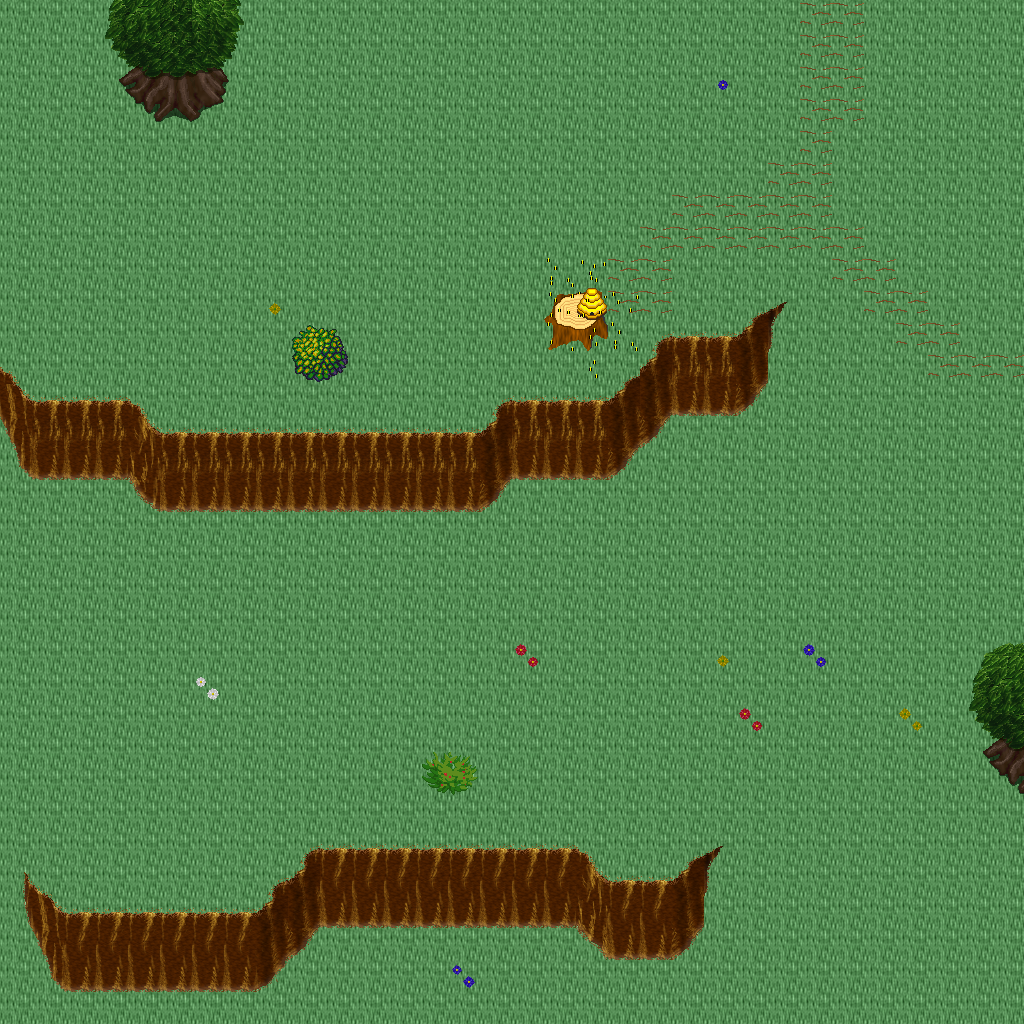

A level layout from a 2D game, rendered from its tile map. Below: a short description, then the map file with tile-grid data replaced by summaries:
An orthogonal 32x32 tile map with 32x32 px tiles, 5 tile layers (Ground, Objects, Objects2, Above, ...), 1 hidden layer not drawn, 39 tilesets.

<map version="1.10" tiledversion="1.11.0" orientation="orthogonal" renderorder="right-down" width="32" height="32" tilewidth="32" tileheight="32" infinite="0" nextlayerid="11" nextobjectid="1">
 <tileset firstgid="1" name="ground_ground" tilewidth="32" tileheight="32" tilecount="33" columns="3">
  <image source="../drawable/ground_ground.png" width="96" height="352" />
 </tileset>
 <tileset firstgid="34" name="ground_water_pool" tilewidth="32" tileheight="32" tilecount="72" columns="3">
  <image source="../drawable/ground_water_pool.png" width="96" height="768" />
 </tileset>
 <tileset firstgid="106" name="ground_ridge_earth_dark" tilewidth="32" tileheight="32" tilecount="96" columns="12">
  <image source="../drawable/ground_ridge_earth_dark.png" width="384" height="256" />
 </tileset>
 <tileset firstgid="202" name="ground_grass_edges" tilewidth="32" tileheight="32" tilecount="36" columns="12">
  <image source="../drawable/ground_grass_edges.png" width="384" height="96" />
 </tileset>
 <tileset firstgid="238" name="ground_grass_corners" tilewidth="32" tileheight="32" tilecount="24" columns="6">
  <image source="../drawable/ground_grass_corners.png" width="192" height="128" />
 </tileset>
 <tileset firstgid="262" name="plant_flower_daisy_blue" tilewidth="32" tileheight="32" tilecount="8" columns="2">
  <image source="../drawable/plant_flower_daisy_blue.png" width="64" height="128" />
 </tileset>
 <tileset firstgid="270" name="plant_flower_daisy_yellow" tilewidth="32" tileheight="32" tilecount="8" columns="2">
  <image source="../drawable/plant_flower_daisy_yellow.png" width="64" height="128" />
 </tileset>
 <tileset firstgid="278" name="plant_flower_daisy_red" tilewidth="32" tileheight="32" tilecount="8" columns="2">
  <image source="../drawable/plant_flower_daisy_red.png" width="64" height="128" />
 </tileset>
 <tileset firstgid="286" name="plant_flower_daisy_white" tilewidth="32" tileheight="32" tilecount="8" columns="2">
  <image source="../drawable/plant_flower_daisy_white.png" width="64" height="128" />
 </tileset>
 <tileset firstgid="294" name="logic_collision" tilewidth="32" tileheight="32" tilecount="1" columns="1">
  <image source="../drawable/logic_collision.png" width="32" height="32" />
 </tileset>
 <tileset firstgid="295" name="plant_tree_tree_green" tilewidth="32" tileheight="32" tilecount="88" columns="8">
  <image source="../drawable/plant_tree_tree_green.png" width="256" height="352" />
 </tileset>
 <tileset firstgid="383" name="plant_stump_stump_brown" tilewidth="32" tileheight="32" tilecount="4" columns="2">
  <image source="../drawable/plant_stump_stump_brown.png" width="64" height="64" />
 </tileset>
 <tileset firstgid="387" name="item_pot_cauldron" tilewidth="32" tileheight="32" tilecount="48" columns="8">
  <image source="../drawable/item_pot_cauldron.png" width="256" height="192" />
 </tileset>
 <tileset firstgid="435" name="plant_bush_various_small" tilewidth="32" tileheight="32" tilecount="9" columns="3">
  <image source="../drawable/plant_bush_various_small.png" width="96" height="96" />
 </tileset>
 <tileset firstgid="444" name="ground_rock_pebbles" tilewidth="32" tileheight="32" tilecount="3" columns="1">
  <image source="../drawable/ground_rock_pebbles.png" width="32" height="96" />
 </tileset>
 <tileset firstgid="447" name="ground_ladder_vertical_dark" tilewidth="32" tileheight="32" tilecount="3" columns="3">
  <image source="../drawable/ground_ladder_vertical_dark.png" width="96" height="32" />
 </tileset>
 <tileset firstgid="450" name="item_chemistry_empty_bottles" tilewidth="32" tileheight="32" tilecount="12" columns="4">
  <image source="../drawable/item_chemistry_empty_bottles.png" width="128" height="96" />
 </tileset>
 <tileset firstgid="462" name="item_chemistry_flask" tilewidth="32" tileheight="32" tilecount="3" columns="1">
  <image source="../drawable/item_chemistry_flask.png" width="32" height="96" />
 </tileset>
 <tileset firstgid="465" name="item_pot_barrel" tilewidth="32" tileheight="32" tilecount="2" columns="1">
  <image source="../drawable/item_pot_barrel.png" width="32" height="64" />
 </tileset>
 <tileset firstgid="467" name="item_flagpole" tilewidth="32" tileheight="32" tilecount="3" columns="1">
  <image source="../drawable/item_flagpole.png" width="32" height="96" />
 </tileset>
 <tileset firstgid="470" name="item_food_beehive1" tilewidth="32" tileheight="32" tilecount="1" columns="1">
  <image source="../drawable/item_food_beehive1.png" width="32" height="32" />
 </tileset>
 <tileset firstgid="471" name="item_food_beehive2" tilewidth="32" tileheight="32" tilecount="1" columns="1">
  <image source="../drawable/item_food_beehive2.png" width="32" height="32" />
 </tileset>
 <tileset firstgid="472" name="item_buzzing_bees" tilewidth="32" tileheight="32" tilecount="5" columns="5">
  <image source="../drawable/item_buzzing_bees.png" width="160" height="32" />
 </tileset>
 <tileset firstgid="477" name="plant_bush_hedge" tilewidth="32" tileheight="32" tilecount="35" columns="5">
  <image source="../drawable/plant_bush_hedge.png" width="160" height="224" />
 </tileset>
 <tileset firstgid="512" name="logic_creature_animal" tilewidth="32" tileheight="32" tilecount="32" columns="8">
  <image source="../drawable/logic_creature_animal.png" width="256" height="128" />
 </tileset>
 <tileset firstgid="544" name="furniture_table_wooden_trestle" tilewidth="32" tileheight="32" tilecount="9" columns="3">
  <image source="../drawable/furniture_table_wooden_trestle.png" width="96" height="96" />
 </tileset>
 <tileset firstgid="553" name="furniture_table_bench" tilewidth="32" tileheight="32" tilecount="3" columns="3">
  <image source="../drawable/furniture_table_bench.png" width="96" height="32" />
 </tileset>
 <tileset firstgid="556" name="item_food_smoked_meatandfish" tilewidth="32" tileheight="32" tilecount="4" columns="4">
  <image source="../drawable/item_food_smoked_meatandfish.png" width="128" height="32" />
 </tileset>
 <tileset firstgid="560" name="furniture_table_wooden_trestle_vertical" tilewidth="32" tileheight="32" tilecount="6" columns="2">
  <image source="../drawable/furniture_table_wooden_trestle_vertical.png" width="64" height="96" />
 </tileset>
 <tileset firstgid="566" name="building_huts" tilewidth="32" tileheight="32" tilecount="338" columns="26">
  <image source="../drawable/building_huts.png" width="832" height="416" />
 </tileset>
 <tileset firstgid="904" name="building_chimney_smoke" tilewidth="32" tileheight="32" tilecount="40" columns="4">
  <image source="../drawable/building_chimney_smoke.png" width="128" height="320" />
 </tileset>
 <tileset firstgid="944" name="item_firewood" tilewidth="32" tileheight="32" tilecount="12" columns="3">
  <image source="../drawable/item_firewood.png" width="96" height="128" />
 </tileset>
 <tileset firstgid="956" name="logic_item_herb" tilewidth="32" tileheight="32" tilecount="5" columns="5">
  <image source="../drawable/logic_item_herb.png" width="160" height="32" />
 </tileset>
 <tileset firstgid="961" name="logic_creature_reptile" tilewidth="32" tileheight="32" tilecount="7" columns="7">
  <image source="../drawable/logic_creature_reptile.png" width="224" height="32" />
 </tileset>
 <tileset firstgid="968" name="logic_creature_insect" tilewidth="32" tileheight="32" tilecount="5" columns="5">
  <image source="../drawable/logic_creature_insect.png" width="160" height="32" />
 </tileset>
 <tileset firstgid="973" name="plant_bush_bush_pinks" tilewidth="32" tileheight="32" tilecount="4" columns="2">
  <image source="../drawable/plant_bush_bush_pinks.png" width="64" height="64" />
 </tileset>
 <tileset firstgid="977" name="plant_bush_fern" tilewidth="32" tileheight="32" tilecount="32" columns="8">
  <image source="../drawable/plant_bush_fern.png" width="256" height="128" />
 </tileset>
 <tileset firstgid="1009" name="plant_bushes_and_trees" tilewidth="32" tileheight="32" tilecount="144" columns="16">
  <image source="../drawable/plant_bushes_and_trees.png" width="512" height="289" />
 </tileset>
 <tileset firstgid="1153" name="plant_bush_berried" tilewidth="32" tileheight="32" tilecount="60" columns="5">
  <image source="../drawable/plant_bush_berried.png" width="160" height="384" />
 </tileset>
 <layer id="1" name="Ground" width="32" height="32">
  <data>[1024 cells, 1024 non-empty, 1 distinct tile ids]</data>
 </layer>
 <layer id="2" name="Objects" width="32" height="32">
  <data>[1024 cells, 212 non-empty, 44 distinct tile ids]</data>
 </layer>
 <layer id="3" name="Objects2" width="32" height="32">
  <data>[1024 cells, 1 non-empty, 1 distinct tile ids]</data>
 </layer>
 <layer id="4" name="Above" width="32" height="32">
  <data>[1024 cells, 32 non-empty, 23 distinct tile ids]</data>
 </layer>
 <layer id="5" name="Above2" width="32" height="32">
  <data>[1024 cells, 5 non-empty, 4 distinct tile ids]</data>
 </layer>
 <layer id="6" name="Walkable" width="32" height="32" visible="0">
  <data>[1024 cells, 138 non-empty, 1 distinct tile ids]</data>
 </layer>
 <objectgroup id="7" name="Mapevents" />
 <objectgroup id="8" name="Spawn" />
 <objectgroup id="9" name="Keys" />
 <objectgroup id="10" name="Replace" />
</map>
